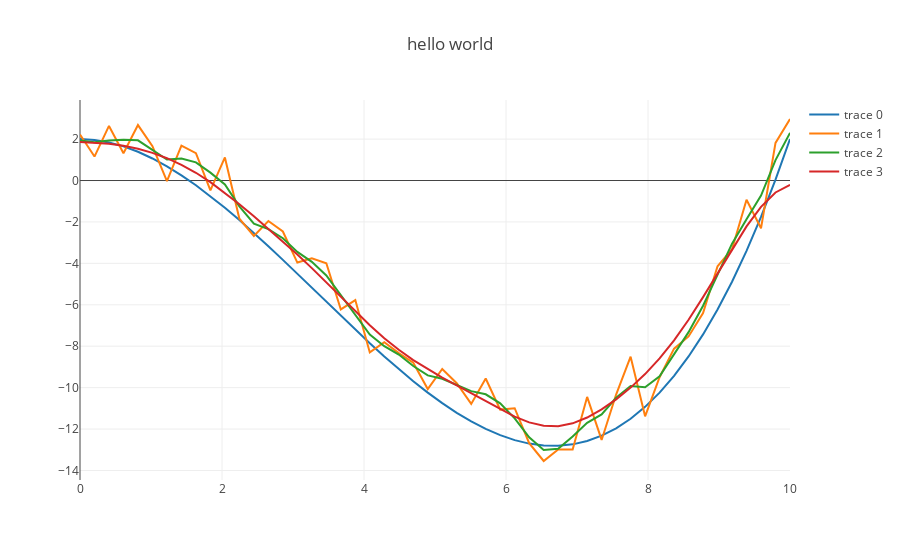

Notebook source saved alongside this figure:
### Code cell
domain = np.linspace(0, 10, 50)
f = lambda x: 0.1 * x**3 - x**2 + 2
values = f(domain)
noisy = values + np.random.normal(1, 1, 50)
smooth1 = gaussian_filter(noisy, sigma=1)
smooth2 = gaussian_filter(noisy, sigma=3)
scatter = lambda y: Scatter(x=domain, y=y)
py.iplot({
    "data": [scatter(values), 
             Scatter(x=domain, y=noisy),
             Scatter(x=domain, y=smooth1),
             Scatter(x=domain, y=smooth2)],
    "layout": Layout(title="hello world")
})
